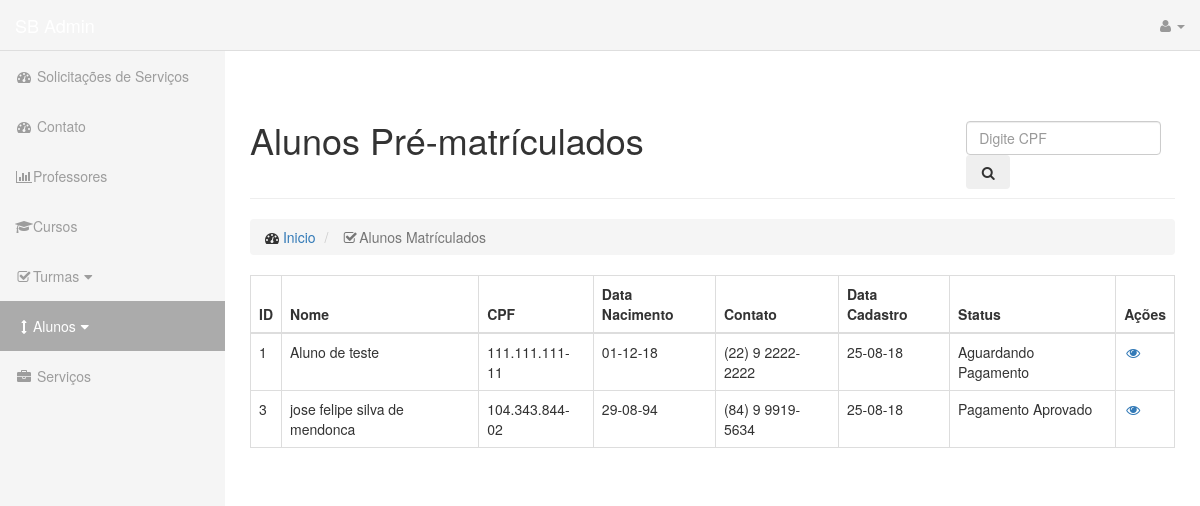
Screenshot of /adm/cadastro.php (signed in) with the database file from the repository.
### tables this page shows
CREATE TABLE `tb_aluno` (
  `idtb_aluno` int(11) NOT NULL,
  `nome` varchar(100) DEFAULT NULL,
  `cpf` varchar(45) DEFAULT NULL,
  `rg` varchar(45) DEFAULT NULL,
  `orgao` varchar(45) DEFAULT NULL,
  `profissao` varchar(100) DEFAULT NULL,
  `tipo_sangue` varchar(45) DEFAULT NULL,
  `data` varchar(10) DEFAULT NULL,
  `data_cadastro` varchar(45) DEFAULT NULL,
  `tb_curso_idtb_curso` int(11) DEFAULT NULL,
  `tb_sexo_idtb_sexo` int(11) NOT NULL,
  `tb_escolaridade_idtb_escolaridade` int(11) NOT NULL,
  `tb_contato_idtb_contato` int(11) NOT NULL,
  `tb_login_idtb_login` int(11) NOT NULL
);

CREATE TABLE `tb_contato` (
  `idtb_contato` int(11) NOT NULL,
  `telefone1` varchar(45) DEFAULT NULL,
  `telefone2` varchar(45) DEFAULT NULL
);

CREATE TABLE `tb_pagamento` (
  `idtb_pagamento` int(11) NOT NULL,
  `status` varchar(45) NOT NULL,
  `descricao` varchar(255) NOT NULL
);

CREATE TABLE `tb_endereco` (
  `idtb_endereco` int(11) NOT NULL,
  `cep` varchar(15) NOT NULL,
  `endereco` varchar(45) NOT NULL,
  `numero` varchar(45) DEFAULT NULL,
  `bairro` varchar(60) DEFAULT NULL,
  `cidade` varchar(45) NOT NULL,
  `estado` varchar(2) NOT NULL,
  `tb_aluno_idtb_aluno` int(11) NOT NULL
);

### adm/cadastro.php (the view, shortened to what this page needs)
<?php
include "../config/seguranca.php";
$idtb_adm = $_SESSION['idtb_login'];
$pro = $mysqli->query("SELECT *FROM tb_dado_adm WHERE tb_login_idtb_login = '$idtb_adm'");
?>
<!DOCTYPE html>
<html lang="pt-br">
<head>
	<link rel="stylesheet" href="../css/bootstrap.min.css">
	<link href="../css/sb-admin.css" rel="stylesheet">
	<link href="../font-awesome/css/font-awesome.min.css" rel="stylesheet" type="text/css">
</head>
<body>
	<div id="wrapper">
		<nav class="navbar navbar-inverse navbar-fixed-top" role="navigation">
			<div class="navbar-header">
				<a class="navbar-brand" href="">SB Admin</a>
			</div>
			<ul class="nav navbar-right top-nav">
				<li class="dropdown">
					<a href="#" class="dropdown-toggle" data-toggle="dropdown"><i class="fa fa-user"></i> <?php echo $pro->fetch_assoc()['nome']; ?> <b class="caret"></b></a>
				</li>
			</ul>
			<div class="collapse navbar-collapse navbar-ex1-collapse">
				<ul class="nav navbar-nav side-nav">
					<li>
						<a href="index.php"><i class="fa fa-fw fa-dashboard"></i> Solicitações de Serviços</a>
					</li>
					<li>
						<a href="index.php"><i class="fa fa-fw fa-dashboard"></i> Contato</a>
					</li>
					<li>
						<a href="professor.php"><i class="fa fa-fw fa-bar-chart-o"></i>Professores</a>
					</li>
					<li>
						<a href="curso.php"><i class="fa fa-fw fa-graduation-cap"></i>Cursos</a>
					</li>
					<li>
						<a href="javascript:;" data-toggle="collapse" data-target="#dem"><i class="fa fa-fw fa-check-square-o"></i>Turmas<i class="fa fa-fw fa-caret-down"></i></a>
					</li>
					<li class="active">
						<a href="javascript:;" data-toggle="collapse" data-target="#demo"><i class="fa fa-fw fa-arrows-v"></i>Alunos<i class="fa fa-fw fa-caret-down"></i></a>
					</li>
					<li>
						<a href="servico.php"><i class="fa fa-fw fa-briefcase"></i> Serviços</a>
					</li>
				</ul>
			</div>
		</nav>
		<div id="page-wrapper">
			<div class="container-fluid">
				<div class="row">
					<div class="col-lg-12">
						<div class="page-header">
							<div class="row">
								<div class="col-sm-12 col-md-9">
									<h1>
										Alunos Pré-matrículados
									</h1>
								</div>
								<div class="col-sm-12 col-md-3">
									<form action="" method="post" class="form-inline my-2 my-lg-0" style="padding-top: 1.5em;">
										<input class="form-control mr-sm-2 form-control-lg cpf use-soNumeros " type="tel" placeholder="Digite CPF" aria-label="Search" name="nome" value="<?php echo @$_POST['nome']; ?>">
										<button class="btn btn-outline-success my-2 my-sm-0" type="submit" name="pesquisa" value="pesquisa"><i class="fa fa-fw fa-search"></i></button>
									</form>
								</div>
							</div>
						</div>
						<ol class="breadcrumb">
							<li>
								<i class="fa fa-dashboard"></i>  <a href="index.php">Inicio</a>
							</li>
							<li class="active">
								<i class="fa fa-fw fa-check-square-o"></i>Alunos Matrículados
							</li>
						</ol>
					</div>
					<div class="col-sm-12 col-md-12">
						<div class="table-responsive">
							<table class="table table-bordered table-hover">
								<thead>
									<tr>
										<th>ID</th>
										<th>Nome</th>
										<th>CPF</th>
										<th>Data Nacimento</th>
										<th>Contato</th>
										<th>Data Cadastro</th>
										<th>Status</th>
										<th>Ações</th>
									</tr>
								</thead>
								<tbody>
									<?php
									if (isset($_POST['pesquisa'])) {
										$as = $mysqli->query("SELECT *FROM tb_aluno WHERE cpf LIKE '%".$_POST['nome']."%'");
										$id = $as->fetch_assoc()['idtb_aluno'];
										$lk = $mysqli->query("SELECT *FROM tb_turma_aluno WHERE tb_aluno_idtb_aluno = '$id'");
										while ($ln = $lk->fetch_assoc()) {;
											$sql = $mysqli->query("SELECT *FROm tb_aluno WHERE idtb_aluno = '".$ln['tb_aluno_idtb_aluno']."'");
											while ($a = $sql->fetch_assoc()) {
												$con = $mysqli->query("SELECT *FROM tb_contato WHERE idtb_contato = '".$a['tb_contato_idtb_contato']."'") or die($mysqli->error);
												while ($b = $con->fetch_assoc()) {
													$p = $mysqli->query("SELECT *FROM tb_pagamento WHERE idtb_pagamento = '".$ln['tb_pagamento_idtb_pagamento']."'");
													while ($c = $p->fetch_assoc()) {
														$log = $mysqli->query("SELECT *FROM tb_login WHERE idtb_login = '".$a['tb_login_idtb_login']."'") or die($mysqli->error);
														while ($d = $log->fetch_assoc()) {
															$for = $mysqli->query("SELECT *FROM tb_escolaridade WHERE idtb_escolaridade = '".$a['tb_escolaridade_idtb_escolaridade']."'");
															while ($e = $for->fetch_assoc()) {
																$cur = $mysqli->query("SELECT *FROM tb_curso WHERE idtb_curso = '".$a['tb_curso_idtb_curso']."'");
																while ($f = $cur->fetch_assoc()) {
																	$tur = $mysqli->query("SELECT *FROM tb_turma WHERE tb_curso_idtb_curso = '".$f['idtb_curso']."'") or die($mysqli->error);
																	while ($g = $tur->fetch_assoc()) {
																		$ender = $mysqli->query("SELECT *FROM tb_endereco WHERE tb_aluno_idtb_aluno = '".$a['idtb_aluno']."'");
																		while($h = $ender->fetch_assoc()){
																			?>
																			<tr>
																				<td><?php echo $a['idtb_aluno']; ?></td>
																				<td><?php echo $a['nome']; ?></td>
																				<td><?php echo $a['cpf'] ?></td>
																				<td><?php echo $a['data']; ?></td>
																				<td><?php echo $b['telefone1']; ?></td>
																				<td><?php echo $a['data_cadastro'] ?></td>
																				<td><?php echo $c['status']; ?></td>
																				<td>
																					<a href='' data-toggle='modal' data-target="#ver<?php echo $a['idtb_aluno'];?>" title="Ver aluno?"><i class="fa fa-fw fa-eye"></i></a>
																				</td>
																			</tr>
																			<div class="modal fade" tabindex="-1" role="dialog" id="ver<?php echo $a['idtb_aluno'];?>"  style="opacity: 1; padding-top: 11em;">
																				<div class="modal-dialog modal-lg">
																					<div class="modal-content">
																						<div class="modal-header">
																							<h4>Fixa de Pré-matrícula</h4>
																						</div>
																						<div class="modal-body">
																							<div class="row">
																								<div class="col-sm-8 col-md-12">
																									<label>Nome:</label>
																									<input class="form-control" value="<?php echo $a['nome']; ?>">
																									<div class="col-sm-12 col-md-4">
																										<label>CPF:</label>
																										<input class="form-control" value="<?php echo $a['cpf']; ?>">
																									</div>
																									<div class="col-sm-12 col-md-4">
																										<label>RG:</label>
																										<input class="form-control" value="<?php echo $a['rg']; ?>">
																									</div>
																									<div class="col-sm-12 col-md-4">
																										<label>Expeditor:</label>
																										<input class="form-control" value="<?php echo $a['orgao']; ?>">
																									</div>
																									<div class="col-sm-12 col-md-4">
																										<label>E-mail:</label>
																										<input class="form-control" value="<?php echo $d['email']; ?>">
																									</div>
																									<div class="col-sm-12 col-md-4">
																										<label>Contato:</label>
																										<input class="form-control" value="<?php echo $b['telefone1']; ?>">
																									</div>
																									<div class="col-sm-12 col-md-4">
																										<label>Fixo:</label>
																										<input class="form-control" value="<?php echo $b['telefone2']; ?>">
																									</div>
																									<div class="col-sm-12 col-md-4">
																										<label>Tipo Sanguíneo:</label>
																										<input class="form-control" value="<?php echo $a['tipo_sangue']; ?>">
																									</div>
																									<div class="col-sm-12 col-md-4">
																										<label>Formação:</label>
																										<input class="form-control" value="<?php echo $e['nivel']; ?>">
																									</div>
																									<div class="col-sm-12 col-md-4">
																										<label>Profissão:</label>
																										<input class="form-control" value="<?php echo $a['profissao']; ?>">
																									</div>
																									<div class="col-sm-12 col-md-12">
																										<label>Curso:</label>
																										<input class="form-control" value="<?php echo $f['curso']; ?>">
																									</div>
																									<div class="col-sm-12 col-md-12">
																										<label>Turma</label>
																										<textarea class="form-control" ><?php echo $g['endereco'].", ".$g['bairro'].", ".$g['cidade'].", ".$g['numero'].", ".$g['complemento'].". / Horário: ".$g['dia']."/".$g['hora']; ?></textarea>
																									</div>
																								</div>
																								<div class="col-sm-12 col-md-12">
																									<h3>Endereço</h3>
																									<hr>
																									<div class="row">
																										<div class='col-sm-12 col-md-8'>
																											<label>Endereço:</label>
																											<input class='form-control' value="<?php echo $h['endereco'];?>">
																										</div>
																										<div class='col-sm-12 col-md-4'>
																											<label>Bairro:</label>
																											<input class='form-control' value="<?php echo $h['bairro'];?>">
																										</div>
																										<div class='col-sm-12 col-md-3'>
																											<label>Número:</label>
																											<input class='form-control' value="<?php echo $h['numero'];?>">
																										</div>
																										<div class='col-sm-12 col-md-5'>
																											<label>Cidade:</label>
																											<input class='form-control' value="<?php echo $h['cidade'];?>">
																										</div>
																										<div class='col-sm-12 col-md-4'>
																											<label>Estado</label>
																											<input class='form-control' value="<?php echo $h['estado'];?>">
																										</div>";
																									</div>
																								</div>
																							</div>
																						</div>
																						<div class="modal-footer">
																							<button type="button" class="btn btn-danger" data-dismiss="modal">Fechar</button>
																						</div>
																					</div>
																				</div>
																			</div>
																			<?php
																		}
																	}
																}
															}
														}
													}
												}
											}
										}
									}else{
										$lk = $mysqli->query("SELECT *FROM tb_turma_aluno");
										while ($ln = $lk->fetch_assoc()) {;
											$sql = $mysqli->query("SELECT *FROm tb_aluno WHERE idtb_aluno = '".$ln['tb_aluno_idtb_aluno']."'");
											while ($a = $sql->fetch_assoc()) {
												$con = $mysqli->query("SELECT *FROM tb_contato WHERE idtb_contato = '".$a['tb_contato_idtb_contato']."'") or die($mysqli->error);
												while ($b = $con->fetch_assoc()) {
													$p = $mysqli->query("SELECT *FROM tb_pagamento WHERE idtb_pagamento = '".$ln['tb_pagamento_idtb_pagamento']."'");
													while ($c = $p->fetch_assoc()) {
														$log = $mysqli->query("SELECT *FROM tb_login WHERE idtb_login = '".$a['tb_login_idtb_login']."'") or die($mysqli->error);
														while ($d = $log->fetch_assoc()) {
															$for = $mysqli->query("SELECT *FROM tb_escolaridade WHERE idtb_escolaridade = '".$a['tb_escolaridade_idtb_escolaridade']."'");
															while ($e = $for->fetch_assoc()) {
																$cur = $mysqli->query("SELECT *FROM tb_curso WHERE idtb_curso = '".$a['tb_curso_idtb_curso']."'");
																while ($f = $cur->fetch_assoc()) {
																	$tur = $mysqli->query("SELECT *FROM tb_turma WHERE tb_curso_idtb_curso = '".$f['idtb_curso']."'") or die($mysqli->error);
																	while ($g = $tur->fetch_assoc()) {
																		$ender = $mysqli->query("SELECT *FROM tb_endereco WHERE tb_aluno_idtb_aluno = '".$a['idtb_aluno']."'");
																		while($h = $ender->fetch_assoc()){
																			?>
																			<tr>
																				<td><?php echo $a['idtb_aluno']; ?></td>
																				<td><?php echo $a['nome']; ?></td>
																				<td><?php echo $a['cpf'] ?></td>
																				<td><?php echo $a['data']; ?></td>
																				<td><?php echo $b['telefone1']; ?></td>
																				<td><?php echo $a['data_cadastro'] ?></td>
																				<td><?php echo $c['status']; ?></td>
																				<td>
																					<a href='' data-toggle='modal' data-target="#ver<?php echo $a['idtb_aluno'];?>" title="Ver aluno?"><i class="fa fa-fw fa-eye"></i></a>
																				</td>
																			</tr>
																			<?php
																		}
																	}
																}
															}
														}
													}
												}
											}
										}
									}
									?>
								</tbody>
							</table>
						</div>
					</div>
				</div>
			</div>
		</div>
	</div>
</body>
</html>

### css/sb-admin.css (style rules this page uses)
body { margin-top: 100px;; }
@media (min-width:768px) { body { margin-top: 50px; } }
.navbar-inverse .navbar-nav>.active>a, .navbar-inverse .navbar-nav>.active>a:focus, .navbar-inverse .navbar-nav>.active>a:hover { background: #ababab!important; }
.active>a,.top-nav>li>a:hover, .top-nav>li>a:focus, .top-nav>.open>a, .top-nav>.open>a:hover, .top-nav>.open>a:focus, { background: #ababab!important; }
.navbar-inverse .navbar-nav>li>a { background: #f5f5f5!important }
.navbar-inverse { background: #f5f5f5!important; border-color: #dedede!important; }
#wrapper { padding-left: 0; }
#page-wrapper { width: 100%; padding: 0; background-color: #fff; }
@media (min-width:768px) { #wrapper { padding-left: 225px; } }
@media (min-width:768px) { #page-wrapper { padding: 10px; } }
.top-nav { padding: 0 15px; }
.top-nav>li { display: inline-block; float: left; }
.top-nav>li>a { padding-top: 15px; padding-bottom: 15px; line-height: 20px; color: #999; }
@media (min-width:768px) { .side-nav { position: fixed; top: 51px; left: 225px; width: 225px; margin-left: -225px; border: none; border-radius: 0; overflow-y: auto; background-color: #f5f5f5!important; bottom: 0; overflow-x: hidden; padding-bottom: 40px; } }
@media (min-width:768px) { .side-nav>li>a { width: 225px; } }

### rows the page displays
tb_aluno: idtb_aluno "1", nome "Aluno de teste", cpf "111.111.111-11", data "01-12-18", data_cadastro "25-08-18"
tb_contato: telefone1 "(22) 9 2222-2222"
tb_pagamento: status "Aguardando Pagamento"
tb_aluno: idtb_aluno "3", nome "jose felipe silva de mendonca", cpf "104.343.844-02", data "29-08-94", data_cadastro "25-08-18"
tb_contato: telefone1 "(84) 9 9919-5634"
tb_pagamento: status "Pagamento Aprovado"
